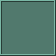
     <widget class="QFrame" name="frame_22">
      <property name="geometry">
       <rect>
        <x>580</x>
        <y>0</y>
        <width>56</width>
        <height>56</height>
       </rect>
      </property>
      <property name="palette">
       <palette>
        <active>
         <colorrole role="WindowText">
          <brush brushstyle="SolidPattern">
           <color alpha="255">
            <red>185</red>
            <green>198</green>
            <blue>185</blue>
           </color>
          </brush>
         </colorrole>
         <colorrole role="Button">
          <brush brushstyle="SolidPattern">
           <color alpha="255">
            <red>81</red>
            <green>121</green>
            <blue>109</blue>
           </color>
          </brush>
         </colorrole>
         <colorrole role="Light">
          <brush brushstyle="SolidPattern">
           <color alpha="255">
            <red>121</red>
            <green>182</green>
            <blue>164</blue>
           </color>
          </brush>
         </colorrole>
         <colorrole role="Midlight">
          <brush brushstyle="SolidPattern">
           <color alpha="255">
            <red>101</red>
            <green>151</green>
            <blue>136</blue>
           </color>
          </brush>
         </colorrole>
         <colorrole role="Dark">
          <brush brushstyle="SolidPattern">
           <color alpha="255">
            <red>40</red>
            <green>60</green>
            <blue>54</blue>
           </color>
          </brush>
         </colorrole>
         <colorrole role="Mid">
          <brush brushstyle="SolidPattern">
           <color alpha="255">
            <red>54</red>
            <green>80</green>
            <blue>72</blue>
           </color>
          </brush>
         </colorrole>
         <colorrole role="Text">
          <brush brushstyle="SolidPattern">
           <color alpha="255">
            <red>185</red>
            <green>198</green>
            <blue>185</blue>
           </color>
          </brush>
         </colorrole>
         <colorrole role="BrightText">
          <brush brushstyle="SolidPattern">
           <color alpha="255">
            <red>255</red>
            <green>255</green>
            <blue>255</blue>
           </color>
          </brush>
         </colorrole>
         <colorrole role="ButtonText">
          <brush brushstyle="SolidPattern">
           <color alpha="255">
            <red>255</red>
            <green>255</green>
            <blue>255</blue>
           </color>
          </brush>
         </colorrole>
         <colorrole role="Base">
          <brush brushstyle="SolidPattern">
           <color alpha="255">
            <red>0</red>
            <green>0</green>
            <blue>0</blue>
           </color>
          </brush>
         </colorrole>
         <colorrole role="Window">
          <brush brushstyle="SolidPattern">
           <color alpha="255">
            <red>81</red>
            <green>121</green>
            <blue>109</blue>
           </color>
          </brush>
         </colorrole>
         <colorrole role="Shadow">
          <brush brushstyle="SolidPattern">
           <color alpha="255">
            <red>0</red>
            <green>0</green>
            <blue>0</blue>
           </color>
          </brush>
         </colorrole>
         <colorrole role="AlternateBase">
          <brush brushstyle="SolidPattern">
           <color alpha="255">
            <red>40</red>
            <green>60</green>
            <blue>54</blue>
           </color>
          </brush>
         </colorrole>
         <colorrole role="ToolTipBase">
          <brush brushstyle="SolidPattern">
           <color alpha="255">
            <red>255</red>
            <green>255</green>
            <blue>220</blue>
           </color>
          </brush>
         </colorrole>
         <colorrole role="ToolTipText">
          <brush brushstyle="SolidPattern">
           <color alpha="255">
            <red>0</red>
            <green>0</green>
            <blue>0</blue>
           </color>
          </brush>
         </colorrole>
        </active>
        <inactive>
         <colorrole role="WindowText">
          <brush brushstyle="SolidPattern">
           <color alpha="255">
            <red>185</red>
            <green>198</green>
            <blue>185</blue>
           </color>
          </brush>
         </colorrole>
         <colorrole role="Button">
          <brush brushstyle="SolidPattern">
           <color alpha="255">
            <red>81</red>
            <green>121</green>
            <blue>109</blue>
           </color>
          </brush>
         </colorrole>
         <colorrole role="Light">
          <brush brushstyle="SolidPattern">
           <color alpha="255">
            <red>121</red>
            <green>182</green>
            <blue>164</blue>
           </color>
          </brush>
         </colorrole>
         <colorrole role="Midlight">
          <brush brushstyle="SolidPattern">
           <color alpha="255">
            <red>101</red>
            <green>151</green>
            <blue>136</blue>
           </color>
          </brush>
         </colorrole>
         <colorrole role="Dark">
          <brush brushstyle="SolidPattern">
           <color alpha="255">
            <red>40</red>
            <green>60</green>
            <blue>54</blue>
           </color>
          </brush>
         </colorrole>
         <colorrole role="Mid">
          <brush brushstyle="SolidPattern">
           <color alpha="255">
            <red>54</red>
            <green>80</green>
            <blue>72</blue>
           </color>
          </brush>
         </colorrole>
         <colorrole role="Text">
          <brush brushstyle="SolidPattern">
           <color alpha="255">
            <red>185</red>
            <green>198</green>
            <blue>185</blue>
           </color>
          </brush>
         </colorrole>
         <colorrole role="BrightText">
          <brush brushstyle="SolidPattern">
           <color alpha="255">
            <red>255</red>
            <green>255</green>
            <blue>255</blue>
           </color>
          </brush>
         </colorrole>
         <colorrole role="ButtonText">
          <brush brushstyle="SolidPattern">
           <color alpha="255">
            <red>255</red>
            <green>255</green>
            <blue>255</blue>
           </color>
          </brush>
         </colorrole>
         <colorrole role="Base">
          <brush brushstyle="SolidPattern">
           <color alpha="255">
            <red>0</red>
            <green>0</green>
            <blue>0</blue>
           </color>
          </brush>
         </colorrole>
         <colorrole role="Window">
          <brush brushstyle="SolidPattern">
           <color alpha="255">
            <red>81</red>
            <green>121</green>
            <blue>109</blue>
           </color>
          </brush>
         </colorrole>
         <colorrole role="Shadow">
          <brush brushstyle="SolidPattern">
           <color alpha="255">
            <red>0</red>
            <green>0</green>
            <blue>0</blue>
           </color>
          </brush>
         </colorrole>
         <colorrole role="AlternateBase">
          <brush brushstyle="SolidPattern">
           <color alpha="255">
            <red>40</red>
            <green>60</green>
            <blue>54</blue>
           </color>
          </brush>
         </colorrole>
         <colorrole role="ToolTipBase">
          <brush brushstyle="SolidPattern">
           <color alpha="255">
            <red>255</red>
            <green>255</green>
            <blue>220</blue>
           </color>
          </brush>
         </colorrole>
         <colorrole role="ToolTipText">
          <brush brushstyle="SolidPattern">
           <color alpha="255">
            <red>0</red>
            <green>0</green>
            <blue>0</blue>
           </color>
          </brush>
         </colorrole>
        </inactive>
        <disabled>
         <colorrole role="WindowText">
          <brush brushstyle="SolidPattern">
           <color alpha="255">
            <red>40</red>
            <green>60</green>
            <blue>54</blue>
           </color>
          </brush>
         </colorrole>
         <colorrole role="Button">
          <brush brushstyle="SolidPattern">
           <color alpha="255">
            <red>81</red>
            <green>121</green>
            <blue>109</blue>
           </color>
          </brush>
         </colorrole>
         <colorrole role="Light">
          <brush brushstyle="SolidPattern">
           <color alpha="255">
            <red>121</red>
            <green>182</green>
            <blue>164</blue>
           </color>
          </brush>
         </colorrole>
         <colorrole role="Midlight">
          <brush brushstyle="SolidPattern">
           <color alpha="255">
            <red>101</red>
            <green>151</green>
            <blue>136</blue>
           </color>
          </brush>
         </colorrole>
         <colorrole role="Dark">
          <brush brushstyle="SolidPattern">
           <color alpha="255">
            <red>40</red>
            <green>60</green>
            <blue>54</blue>
           </color>
          </brush>
         </colorrole>
         <colorrole role="Mid">
          <brush brushstyle="SolidPattern">
           <color alpha="255">
            <red>54</red>
            <green>80</green>
            <blue>72</blue>
           </color>
          </brush>
         </colorrole>
         <colorrole role="Text">
          <brush brushstyle="SolidPattern">
           <color alpha="255">
            <red>40</red>
            <green>60</green>
            <blue>54</blue>
           </color>
          </brush>
         </colorrole>
         <colorrole role="BrightText">
          <brush brushstyle="SolidPattern">
           <color alpha="255">
            <red>255</red>
            <green>255</green>
            <blue>255</blue>
           </color>
          </brush>
         </colorrole>
         <colorrole role="ButtonText">
          <brush brushstyle="SolidPattern">
           <color alpha="255">
            <red>40</red>
            <green>60</green>
            <blue>54</blue>
           </color>
          </brush>
         </colorrole>
         <colorrole role="Base">
          <brush brushstyle="SolidPattern">
           <color alpha="255">
            <red>81</red>
            <green>121</green>
            <blue>109</blue>
           </color>
          </brush>
         </colorrole>
         <colorrole role="Window">
          <brush brushstyle="SolidPattern">
           <color alpha="255">
            <red>81</red>
            <green>121</green>
            <blue>109</blue>
           </color>
          </brush>
         </colorrole>
         <colorrole role="Shadow">
          <brush brushstyle="SolidPattern">
           <color alpha="255">
            <red>0</red>
            <green>0</green>
            <blue>0</blue>
           </color>
          </brush>
         </colorrole>
         <colorrole role="AlternateBase">
          <brush brushstyle="SolidPattern">
           <color alpha="255">
            <red>81</red>
            <green>121</green>
            <blue>109</blue>
           </color>
          </brush>
         </colorrole>
         <colorrole role="ToolTipBase">
          <brush brushstyle="SolidPattern">
           <color alpha="255">
            <red>255</red>
            <green>255</green>
            <blue>220</blue>
           </color>
          </brush>
         </colorrole>
         <colorrole role="ToolTipText">
          <brush brushstyle="SolidPattern">
           <color alpha="255">
            <red>0</red>
            <green>0</green>
            <blue>0</blue>
           </color>
          </brush>
         </colorrole>
        </disabled>
       </palette>
      </property>
      <property name="frameShape">
       <enum>QFrame::Box</enum>
      </property>
      <property name="frameShadow">
       <enum>QFrame::Raised</enum>
      </property>
      <property name="lineWidth">
       <number>1</number>
      </property>
      <property name="midLineWidth">
       <number>0</number>
      </property>
      <widget class="QPushButton" name="pushButton_changePageA_2">
       <property name="enabled">
        <bool>true</bool>
       </property>
       <property name="geometry">
        <rect>
         <x>2</x>
         <y>3</y>
         <width>25</width>
         <height>25</height>
        </rect>
       </property>
       <property name="text">
        <string/>
       </property>
       <property name="icon">
        <iconset>
         <normaloff>icons/publishToolIcon/connerA.png</normaloff>icons/publishToolIcon/connerA.png</iconset>
       </property>
       <property name="iconSize">
        <size>
         <width>25</width>
         <height>25</height>
        </size>
       </property>
       <property name="checkable">
        <bool>true</bool>
       </property>
       <property name="autoDefault">
        <bool>false</bool>
       </property>
       <property name="default">
        <bool>false</bool>
       </property>
       <property name="flat">
        <bool>true</bool>
       </property>
      </widget>
      <widget class="QPushButton" name="pushButton_changePageB_2">
       <property name="enabled">
        <bool>true</bool>
       </property>
       <property name="geometry">
        <rect>
         <x>27</x>
         <y>3</y>
         <width>25</width>
         <height>25</height>
        </rect>
       </property>
       <property name="text">
        <string/>
       </property>
       <property name="icon">
        <iconset>
         <normaloff>icons/publishToolIcon/connerB.png</normaloff>icons/publishToolIcon/connerB.png</iconset>
       </property>
       <property name="iconSize">
        <size>
         <width>25</width>
         <height>25</height>
        </size>
       </property>
       <property name="checkable">
        <bool>true</bool>
       </property>
       <property name="autoDefault">
        <bool>false</bool>
       </property>
       <property name="default">
        <bool>false</bool>
       </property>
       <property name="flat">
        <bool>true</bool>
       </property>
      </widget>
      <widget class="QPushButton" name="pushButton_changePageC_2">
       <property name="enabled">
        <bool>true</bool>
       </property>
       <property name="geometry">
        <rect>
         <x>2</x>
         <y>28</y>
         <width>25</width>
         <height>25</height>
        </rect>
       </property>
       <property name="text">
        <string/>
       </property>
       <property name="icon">
        <iconset>
         <normaloff>icons/publishToolIcon/connerC.png</normaloff>icons/publishToolIcon/connerC.png</iconset>
       </property>
       <property name="iconSize">
        <size>
         <width>25</width>
         <height>25</height>
        </size>
       </property>
       <property name="checkable">
        <bool>true</bool>
       </property>
       <property name="autoDefault">
        <bool>false</bool>
       </property>
       <property name="default">
        <bool>false</bool>
       </property>
       <property name="flat">
        <bool>true</bool>
       </property>
      </widget>
      <widget class="QPushButton" name="pushButton_changePageD_2">
       <property name="enabled">
        <bool>true</bool>
       </property>
       <property name="geometry">
        <rect>
         <x>27</x>
         <y>28</y>
         <width>25</width>
         <height>25</height>
        </rect>
       </property>
       <property name="text">
        <string/>
       </property>
       <property name="icon">
        <iconset>
         <normaloff>icons/publishToolIcon/connerD.png</normaloff>icons/publishToolIcon/connerD.png</iconset>
       </property>
       <property name="iconSize">
        <size>
         <width>25</width>
         <height>25</height>
        </size>
       </property>
       <property name="checkable">
        <bool>true</bool>
       </property>
       <property name="autoDefault">
        <bool>false</bool>
       </property>
       <property name="default">
        <bool>false</bool>
       </property>
       <property name="flat">
        <bool>true</bool>
       </property>
      </widget>
     </widget>
